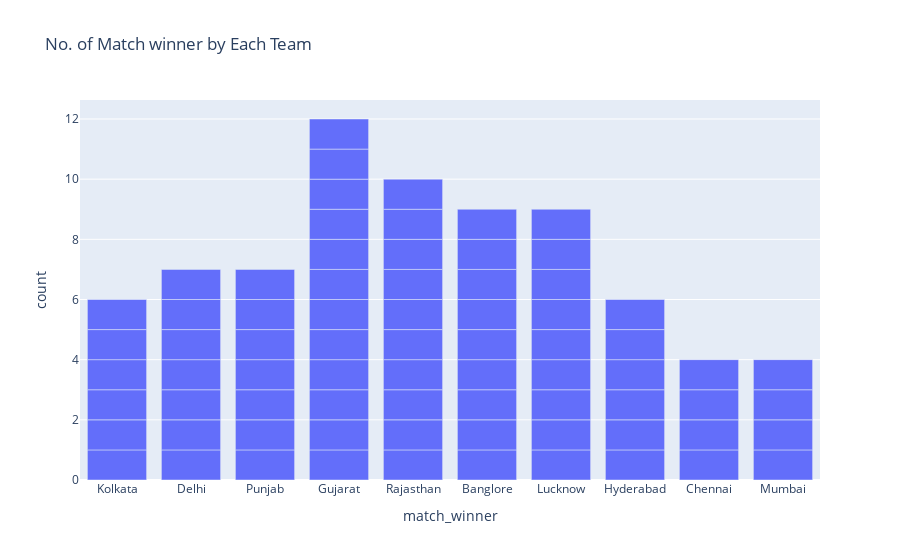

Source (notebook cell):
### Code cell
#Number of matches won by each team
fig=pl.bar(data_frame=data,x='match_winner',
           title='No. of Match winner by Each Team')
fig.show()

### Figure 1 — Plotly figure (JSON) as saved in the notebook; plotly's stock layout.template omitted (floating-point values rounded to 4 significant figures)
{"data": [{"alignmentgroup": "True", "hovertemplate": "match_winner=%{x}<br>count=%{y}<extra></extra>", "legendgroup": "", "marker": {"color": "#636efa", "pattern": {"shape": ""}}, "name": "", "offsetgroup": "", "orientation": "v", "showlegend": false, "textposition": "auto", "type": "bar", "x": ["Kolkata", "Delhi", "Punjab", "Gujarat", "Rajasthan", "Banglore", "Lucknow", "Kolkata", "Rajasthan", "Gujarat", "Punjab", "Lucknow", "Banglore", "Kolkata", "Lucknow", "Gujarat", "Hyderabad", "Banglore", "Delhi", "Rajasthan", "Hyderabad", "Chennai", "Punjab", "Gujarat", "Hyderabad", "Lucknow", "Banglore", "Hyderabad", "Gujarat", "Rajasthan", "Banglore", "Delhi", "Chennai", "Rajasthan", "Gujarat", "Hyderabad", "Lucknow", "Punjab", "Rajasthan", "Gujarat", "Delhi", "Lucknow", "Gujarat", "Mumbai", "Lucknow", "Chennai", "Kolkata", "Punjab", "Banglore", "Delhi", "Mumbai", "Rajasthan", "Lucknow", "Banglore", "Chennai", "Kolkata", "Gujarat", "Delhi", "Mumbai", "Punjab", "Kolkata", "Gujarat", "Rajasthan", "Delhi", "Hyderabad", "Lucknow", "Banglore", "Rajasthan", "Mumbai", "Punjab", "Gujarat", "Banglore", "Rajasthan", "Gujarat"], "xaxis": "x", "y": [1, 1, 1, 1, 1, 1, 1, 1, 1, 1, 1, 1, 1, 1, 1, 1, 1, 1, 1, 1, 1, 1, 1, 1, 1, 1, 1, 1, 1, 1, 1, 1, 1, 1, 1, 1, 1, 1, 1, 1, 1, 1, 1, 1, 1, 1, 1, 1, 1, 1, 1, 1, 1, 1, 1, 1, 1, 1, 1, 1, 1, 1, 1, 1, 1, 1, 1, 1, 1, 1, 1, 1, 1, 1], "yaxis": "y"}], "layout": {"autosize": true, "barmode": "relative", "legend": {"tracegroupgap": 0}, "title": {"text": "No. of Match winner by Each Team"}, "xaxis": {"anchor": "y", "autorange": true, "domain": [0, 1], "range": [-0.5, 9.5], "title": {"text": "match_winner"}, "type": "category"}, "yaxis": {"anchor": "x", "autorange": true, "domain": [0, 1], "range": [0, 12.63], "title": {"text": "count"}, "type": "linear"}}}
